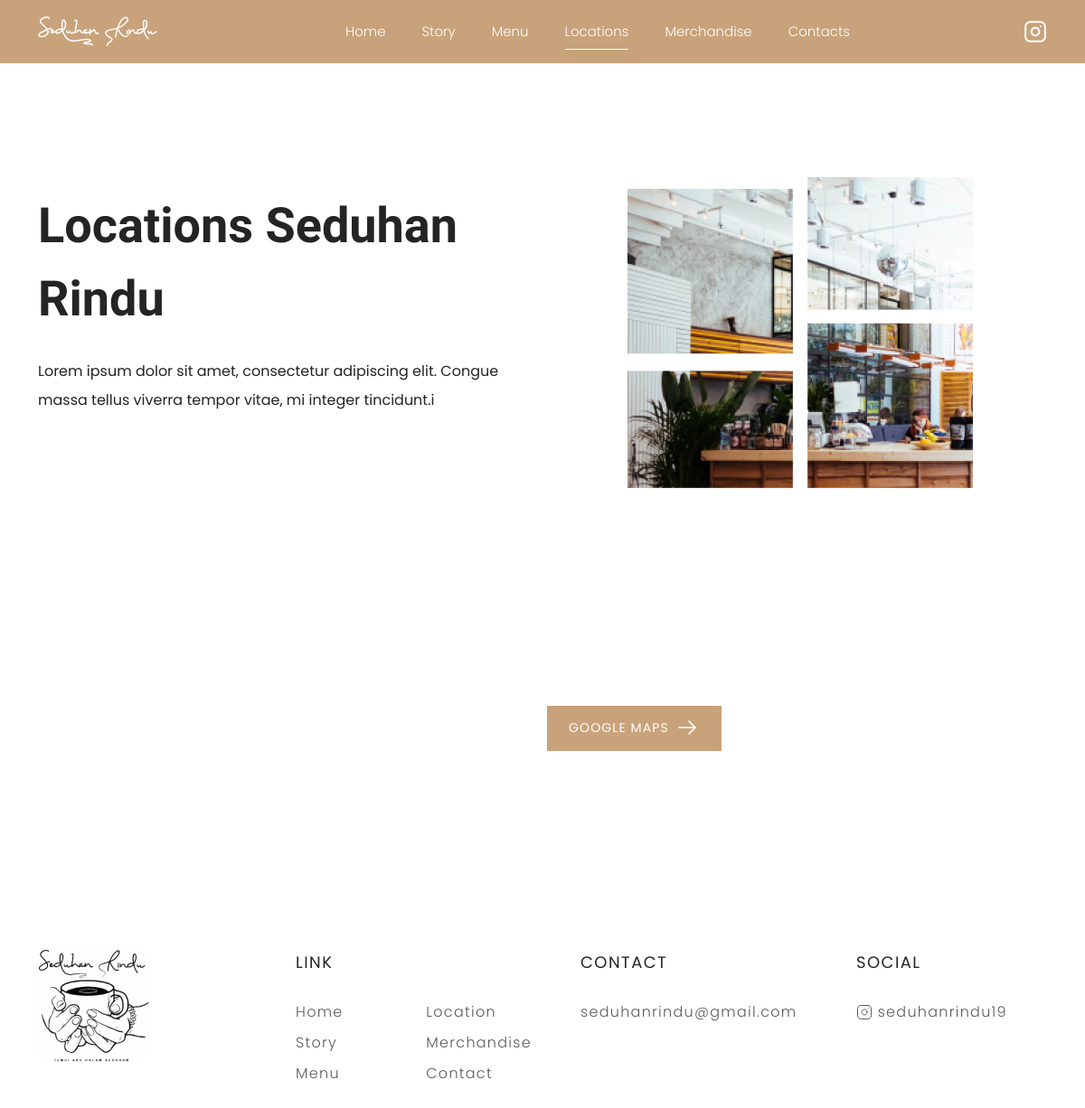
Screenshot of /index.php/home/locations with the database file from the repository.
### tables this page shows
CREATE TABLE `tbl_location` (
  `id_location` varchar(32) NOT NULL,
  `title_1` varchar(32) NOT NULL,
  `deskripsi_1` varchar(124) NOT NULL,
  `hero_img_1` varchar(255) NOT NULL,
  `deskripsi_2` varchar(140) NOT NULL,
  `hero_img_2` varchar(255) NOT NULL,
  `link_alamat` varchar(255) NOT NULL
);

### application/libraries/Home_template.php (called while the page is built)
<?php
class Home_template
{
    var $template_data = array();
    function set($name, $value)
    {
        $this->template_data[$name] = $value;
    }
    function load($Home_template = '', $view = '', $view_data = array(), $return = FALSE)
    {
        $this->CI = &get_instance();
        $this->set('contents', $this->CI->load->view($view, $view_data, TRUE));
        return $this->CI->load->view($Home_template, $this->template_data, $return);
    }
}

### application/controllers/Home.php (called while the page is built, shortened)
<?php
class Home extends CI_Controller
{
	public function locations()
	{
		$data['meta'] = [
			'title' => 'Locations'
		];
		$data['setups'] = $this->setuplocation_model->get();
		$this->home_template->load('home_template', 'pages/locations', $data);
	}
}

### index.php (called while the page is built, shortened)
<?php
require_once BASEPATH.'core/CodeIgniter.php';

### application/models/SetupLocation_model.php (called while the page is built, shortened)
<?php
class SetupLocation_model extends CI_Model
{
    private $_table = 'tbl_location';
    public function get()
    {
        $query = $this->db->get($this->_table);
        return $query->result();
    }
}

### application/views/pages/locations.php (the view, shortened to what this page needs)
<?php foreach ($setups as $setup) : ?>
    <section class="hero-story">
        <div class="container">
            <div class="row">
                <div class="col-md-6 col-sm-12 d-flex align-items-center">
                    <div class="content">
                        <h1><?= $setup->title_1 ?></h1>
                        <p>
                            <?= $setup->deskripsi_1 ?>
                        </p>
                    </div>
                </div>
                <div class="col-md-6 d-flex align-items-center">
                    <div class="image-header" data-aos="fade-left">
                        <img src="<?= base_url() . '/upload/hero/' . $setup->hero_img_1 ?>" alt="" width="70%">
                    </div>
                </div>
            </div>
        </div>
    </section>
    <section class="locations">
        <div class="container">
            <div class="row">
                <div class="col-md-5" data-aos="fade-up">
                </div>
                <div class="col-md-7 d-flex align-items-center" data-aos="fade-up">
                    <div class="locations-title">
                        <button class="main-btn"><a href="<?= $setup->link_alamat ?>" target="_blank" rel="noopener noreferrer">google maps</a>
                            <img src="<?= base_url() ?>./assets/images/arrow-right.svg" style="margin-left: 10px;" alt="">
                        </button>
                    </div>
                </div>
            </div>
        </div>
    </section>
<?php endforeach ?>

### assets/css/main.css (style rules this page uses)
:root { --primary-color: #C8A27A; --secondary-color: #242424; --place-text-color: #C4C4C4; --white-color: #FFFFFF; font-family: "M PLUS Rounded 1c", sans-serif; }
* { font-family: "Poppins", sans-serif; }
.main-btn { display: flex; flex-direction: row; justify-content: center; align-items: center; padding: 10px 24px; height: 50px; background-color: var(--primary-color); color: var(--white-color); border: none; outline: none; font-style: normal; font-weight: normal; font-size: 14px; line-height: 21px; letter-spacing: 0.08em; text-transform: uppercase; }
button a { color: var(--white-color); text-decoration: none; }
.hero-story { margin-top: 100px; }
.hero-story .content h1 { font-family: "M PLUS Rounded 1c"; font-style: normal; font-weight: bold; font-size: 54px; line-height: 81px; text-transform: capitalize; color: var(--secondary-color); margin-bottom: 24px; }
.hero-story .content p { font-style: normal; font-weight: normal; font-size: 16px; line-height: 200%; color: var(--secondary-color); margin-bottom: 58px; }
.hero-story .image-header { margin-top: 26px; display: flex; justify-content: center; }
.locations { margin-top: 150px; }
.locations .col-md-7 { padding-left: 100px; }

### rows the page displays
tbl_location: title_1 "Locations Seduhan Rindu", deskripsi_1 "Lorem ipsum dolor sit amet, consectetur adipiscing elit. Congue massa tellus viverra tempor vitae, mi integer tincidunt.i", hero_img_1 (picture)
